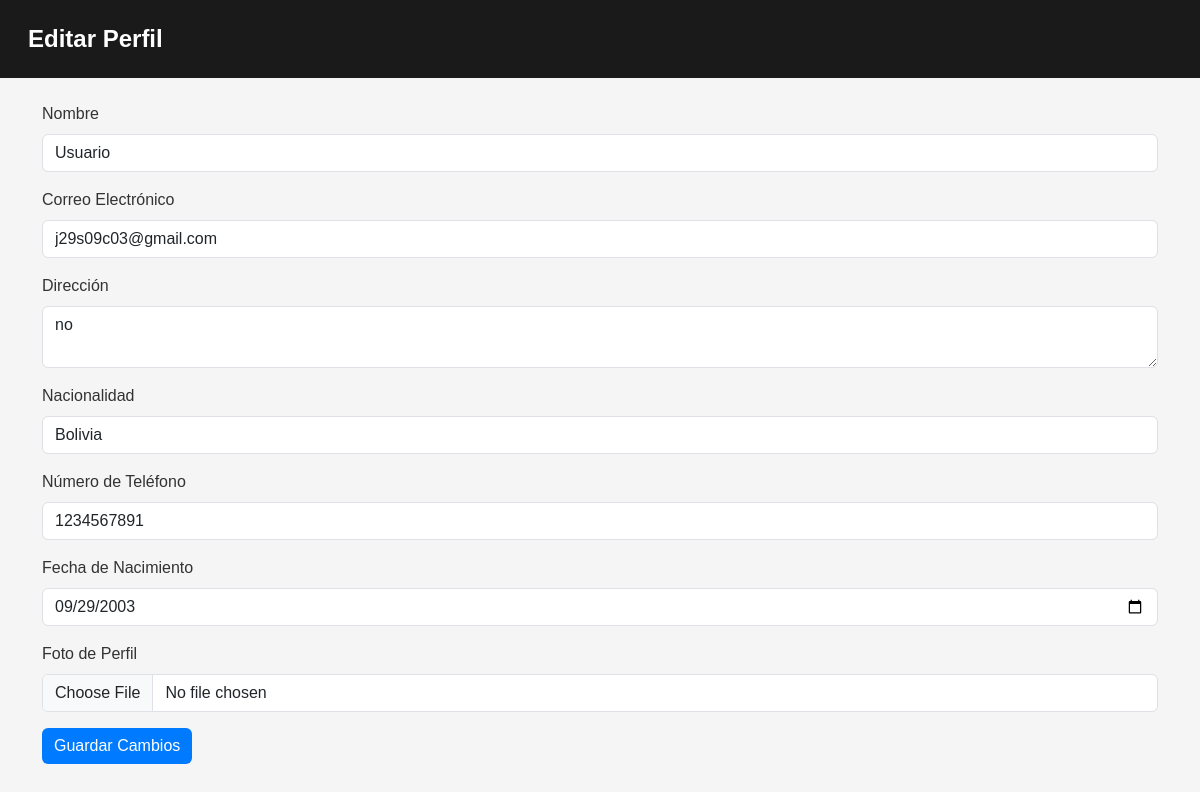
The app's page /editar_perfil.php (signed in) with its own data.
### tables this page shows
CREATE TABLE `usuario` (
  `id_usuario` int(11) NOT NULL,
  `nombre` varchar(100) NOT NULL,
  `email` varchar(100) NOT NULL,
  `password` varchar(255) NOT NULL,
  `genero` enum('M','F','O') NOT NULL,
  `direccion` text DEFAULT NULL,
  `nacionalidad` varchar(100) DEFAULT NULL,
  `num_telefono` varchar(15) DEFAULT NULL,
  `fecha_nacimiento` date DEFAULT NULL,
  `perfil` varchar(255) NOT NULL,
  `rol_id` int(11) DEFAULT NULL,
  `fecha_registro` timestamp NOT NULL DEFAULT current_timestamp()
);

### editar_perfil.php (the view, shortened to what this page needs)
<?php
require 'conexion.php';
function obtenerUsuario($conexion, $idUsuario)
{
    $query = "SELECT * FROM usuario WHERE id_usuario = ?";
    $stmt = $conexion->prepare($query);
    $stmt->bind_param("i", $idUsuario);
    $stmt->execute();
    $resultado = $stmt->get_result();
    return $resultado->fetch_assoc();
}
$usuario = obtenerUsuario($conexion, $_SESSION['id_usuario']);
?>
<!DOCTYPE html>
<html lang="es">
<head>
    <link href="https://cdn.jsdelivr.net/npm/bootstrap@5.3.3/dist/css/bootstrap.min.css" rel="stylesheet">
    <link href="styles.css" rel="stylesheet">
</head>
<body>
<nav class="navbar">
    <div class="container-fluid">
        <a class="navbar-brand" href="#">Editar Perfil</a>
    </div>
</nav>
<div class="container mt-4">
    <form action="editar_perfil.php" method="POST" enctype="multipart/form-data">
        <div class="mb-3">
            <label for="nombre" class="form-label">Nombre</label>
            <input type="text" class="form-control" id="nombre" name="nombre" value="<?= htmlspecialchars($usuario['nombre']); ?>" required>
        </div>
        <div class="mb-3">
            <label for="email" class="form-label">Correo Electrónico</label>
            <input type="email" class="form-control" id="email" name="email" value="<?= htmlspecialchars($usuario['email']); ?>" required>
        </div>
        <div class="mb-3">
            <label for="direccion" class="form-label">Dirección</label>
            <textarea class="form-control" id="direccion" name="direccion" required><?= htmlspecialchars($usuario['direccion']); ?></textarea>
        </div>
        <div class="mb-3">
            <label for="nacionalidad" class="form-label">Nacionalidad</label>
            <input type="text" class="form-control" id="nacionalidad" name="nacionalidad" value="<?= htmlspecialchars($usuario['nacionalidad']); ?>" required>
        </div>
        <div class="mb-3">
            <label for="num_telefono" class="form-label">Número de Teléfono</label>
            <input type="text" class="form-control" id="num_telefono" name="num_telefono" value="<?= htmlspecialchars($usuario['num_telefono']); ?>" required>
        </div>
        <div class="mb-3">
            <label for="fecha_nacimiento" class="form-label">Fecha de Nacimiento</label>
            <input type="date" class="form-control" id="fecha_nacimiento" name="fecha_nacimiento" value="<?= htmlspecialchars($usuario['fecha_nacimiento']); ?>" required>
        </div>
        <div class="mb-3">
            <label for="perfil" class="form-label">Foto de Perfil</label>
            <input type="file" class="form-control" id="perfil" name="perfil">
        </div>
        <button type="submit" class="btn btn-primary">Guardar Cambios</button>
    </form>
</div>
</body>
</html>

### styles.css (style rules this page uses)
body { background-color: #f5f5f5; color: #333; font-family: Arial, sans-serif; margin: 0; padding: 0; }
.navbar { background-color: #1a1a1a; padding: 1rem; }
.navbar-brand { font-size: 1.5rem; font-weight: bold; color: #fff; }
.btn-primary { background-color: #007bff; border: none; transition: background-color 0.3s ease; }

### records on screen
usuario: nombre "Usuario", email "j29s09c03@gmail.com", direccion "no", nacionalidad "Bolivia", num_telefono "1234567891", fecha_nacimiento "09/29/2003"
